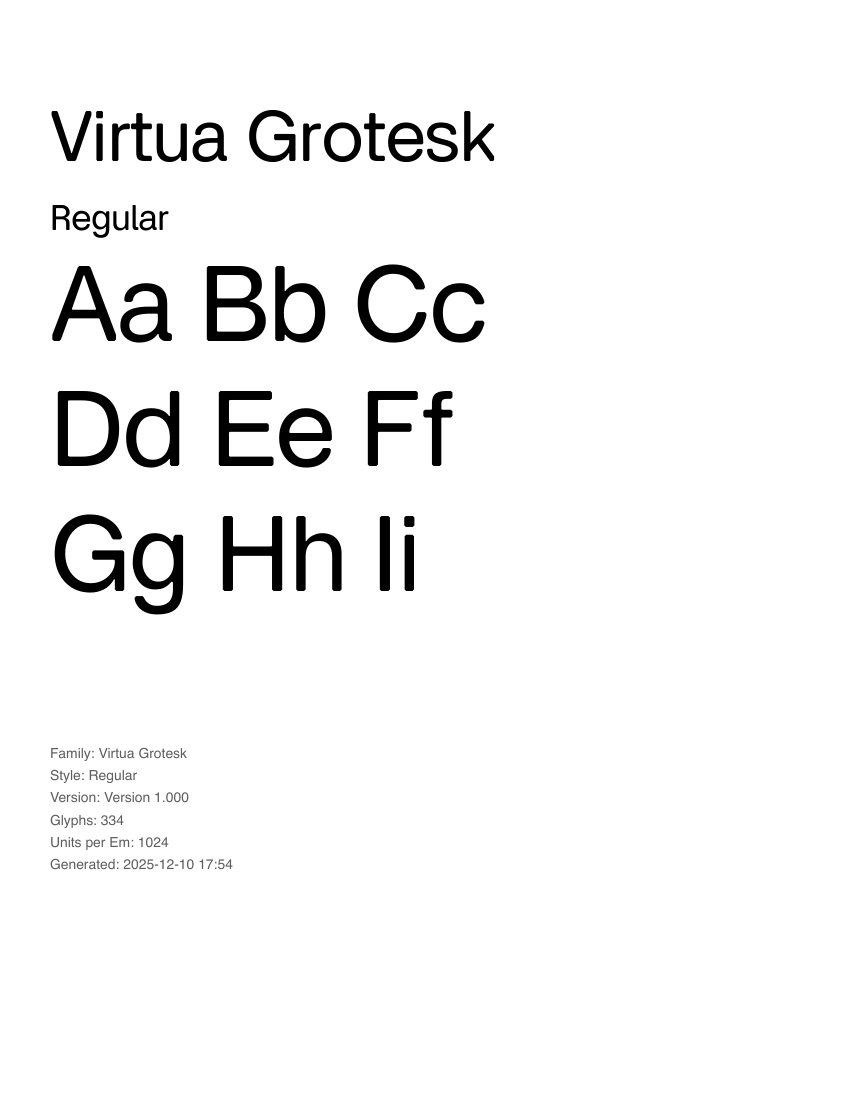

Python code for this plot:
#!/usr/bin/env python3
"""
Virtua Grotesk Print Proof Generator

A technical document for evaluating the typeface using DrawBot.
Generates a multi-page PDF with various proofing layouts.

Usage:
    python proof.py [font_path] [output_path]

Defaults to fonts/VirtuaGrotesk-Regular.ttf and proof.pdf
"""

import drawBot as db
from fontTools.ttLib import TTFont
from pathlib import Path
import sys
from datetime import datetime

# Page settings
PAGE_WIDTH, PAGE_HEIGHT = 612, 792  # US Letter
MARGIN = 36  # 0.5 inch margins


def get_font_info(font_path):
    """Extract font metadata using fontTools."""
    tt = TTFont(font_path)
    name_table = tt['name']

    info = {
        'family': '',
        'style': '',
        'version': '',
        'designer': '',
    }

    for record in name_table.names:
        if record.nameID == 1:
            info['family'] = record.toUnicode()
        elif record.nameID == 2:
            info['style'] = record.toUnicode()
        elif record.nameID == 5:
            info['version'] = record.toUnicode()
        elif record.nameID == 9:
            info['designer'] = record.toUnicode()

    # Get glyph count
    info['glyph_count'] = len(tt.getGlyphOrder())

    # Get units per em
    info['upm'] = tt['head'].unitsPerEm

    tt.close()
    return info


def get_cmap(font_path):
    """Get character map from font."""
    tt = TTFont(font_path)
    cmap = tt.getBestCmap()
    tt.close()
    return cmap


def draw_header(font_info, page_title):
    """Draw page header with font name and page title."""
    db.save()
    db.font("Helvetica", 9)
    db.fill(0.4)

    # Left: Font name
    header_text = f"{font_info['family']} {font_info['style']}"
    db.text(header_text, (MARGIN, PAGE_HEIGHT - MARGIN + 10))

    # Right: Page title
    title_width = db.textSize(page_title)[0]
    db.text(page_title, (PAGE_WIDTH - MARGIN - title_width, PAGE_HEIGHT - MARGIN + 10))

    db.restore()


def draw_footer():
    """Draw page footer with date."""
    db.save()
    db.font("Helvetica", 8)
    db.fill(0.5)

    # Left: Date
    date_str = datetime.now().strftime("%Y-%m-%d")
    db.text(date_str, (MARGIN, MARGIN - 20))

    db.restore()


def title_page(font_path, font_info):
    """Create title page with font specimen and metadata."""
    db.newPage(PAGE_WIDTH, PAGE_HEIGHT)

    y = PAGE_HEIGHT - MARGIN - 80

    # Font family name large
    db.font(font_path, 48)
    db.fill(0)
    db.text(font_info['family'], (MARGIN, y))

    y -= 50

    # Style name
    db.font(font_path, 24)
    db.text(font_info['style'], (MARGIN, y))

    y -= 80

    # Large specimen text
    db.font(font_path, 72)
    specimen = "Aa Bb Cc"
    db.text(specimen, (MARGIN, y))

    y -= 90
    db.text("Dd Ee Ff", (MARGIN, y))

    y -= 90
    db.text("Gg Hh Ii", (MARGIN, y))

    y -= 120

    # Metadata section
    db.font("Helvetica", 10)
    db.fill(0.3)

    meta_lines = [
        f"Family: {font_info['family']}",
        f"Style: {font_info['style']}",
        f"Version: {font_info['version']}",
        f"Glyphs: {font_info['glyph_count']}",
        f"Units per Em: {font_info['upm']}",
        f"Generated: {datetime.now().strftime('%Y-%m-%d %H:%M')}",
    ]

    if font_info['designer']:
        meta_lines.insert(2, f"Designer: {font_info['designer']}")

    for line in meta_lines:
        db.text(line, (MARGIN, y))
        y -= 16


def alphabet_page(font_path, font_info):
    """Full alphabet display in multiple sizes."""
    db.newPage(PAGE_WIDTH, PAGE_HEIGHT)
    draw_header(font_info, "Alphabet")
    draw_footer()

    y = PAGE_HEIGHT - MARGIN - 40

    uppercase = "ABCDEFGHIJKLMNOPQRSTUVWXYZ"
    lowercase = "abcdefghijklmnopqrstuvwxyz"

    sizes = [48, 36, 24, 18, 14, 11, 9]

    for size in sizes:
        db.font(font_path, size)
        db.fill(0)

        # Check if uppercase fits
        uc_width = db.textSize(uppercase)[0]
        if uc_width > PAGE_WIDTH - 2 * MARGIN:
            # Split into two lines
            mid = len(uppercase) // 2
            db.text(uppercase[:mid], (MARGIN, y))
            y -= size * 1.3
            db.text(uppercase[mid:], (MARGIN, y))
        else:
            db.text(uppercase, (MARGIN, y))

        y -= size * 1.3

        # Lowercase
        lc_width = db.textSize(lowercase)[0]
        if lc_width > PAGE_WIDTH - 2 * MARGIN:
            mid = len(lowercase) // 2
            db.text(lowercase[:mid], (MARGIN, y))
            y -= size * 1.3
            db.text(lowercase[mid:], (MARGIN, y))
        else:
            db.text(lowercase, (MARGIN, y))

        y -= size * 1.8

        if y < MARGIN + 50:
            break


def numerals_page(font_path, font_info):
    """Numbers and punctuation."""
    db.newPage(PAGE_WIDTH, PAGE_HEIGHT)
    draw_header(font_info, "Numerals & Punctuation")
    draw_footer()

    y = PAGE_HEIGHT - MARGIN - 50

    numerals = "0123456789"
    punctuation = ".,;:!?\"'`-–—()[]{}/@#$%^&*+=<>"

    sizes = [72, 48, 36, 24, 18, 14]

    # Numerals
    db.font("Helvetica", 10)
    db.fill(0.5)
    db.text("NUMERALS", (MARGIN, y))
    y -= 20

    for size in sizes[:4]:
        db.font(font_path, size)
        db.fill(0)
        db.text(numerals, (MARGIN, y))
        y -= size * 1.5

    y -= 20

    # Punctuation
    db.font("Helvetica", 10)
    db.fill(0.5)
    db.text("PUNCTUATION", (MARGIN, y))
    y -= 20

    for size in sizes[2:]:
        db.font(font_path, size)
        db.fill(0)

        # Split if too long
        if db.textSize(punctuation)[0] > PAGE_WIDTH - 2 * MARGIN:
            mid = len(punctuation) // 2
            db.text(punctuation[:mid], (MARGIN, y))
            y -= size * 1.3
            db.text(punctuation[mid:], (MARGIN, y))
        else:
            db.text(punctuation, (MARGIN, y))
        y -= size * 1.5

        if y < MARGIN + 30:
            break


def waterfall_page(font_path, font_info):
    """Size waterfall with sample text."""
    db.newPage(PAGE_WIDTH, PAGE_HEIGHT)
    draw_header(font_info, "Size Waterfall")
    draw_footer()

    y = PAGE_HEIGHT - MARGIN - 40

    sample = "Hamburgefontsiv"
    sizes = [72, 60, 48, 36, 30, 24, 20, 18, 16, 14, 12, 11, 10, 9, 8, 7, 6]

    for size in sizes:
        db.font(font_path, size)
        db.fill(0)

        # Size label
        db.save()
        db.font("Helvetica", 8)
        db.fill(0.5)
        db.text(f"{size}pt", (MARGIN, y))
        db.restore()

        # Sample text
        db.font(font_path, size)
        db.fill(0)
        db.text(sample, (MARGIN + 40, y))

        y -= size * 1.4

        if y < MARGIN + 20:
            break


def spacing_page(font_path, font_info):
    """Spacing proof with letter combinations."""
    db.newPage(PAGE_WIDTH, PAGE_HEIGHT)
    draw_header(font_info, "Spacing Proof")
    draw_footer()

    y = PAGE_HEIGHT - MARGIN - 40
    size = 14
    line_height = size * 1.4

    db.font(font_path, size)
    db.fill(0)

    # Lowercase spacing
    lowercase = "abcdefghijklmnopqrstuvwxyz"

    for c in lowercase:
        line = c + c.join(list(lowercase)) + c

        # Check if line fits
        if db.textSize(line)[0] > PAGE_WIDTH - 2 * MARGIN:
            # Truncate
            while db.textSize(line)[0] > PAGE_WIDTH - 2 * MARGIN and len(line) > 10:
                line = line[:-2]

        db.text(line, (MARGIN, y))
        y -= line_height

        if y < MARGIN + 30:
            db.newPage(PAGE_WIDTH, PAGE_HEIGHT)
            draw_header(font_info, "Spacing Proof (continued)")
            draw_footer()
            y = PAGE_HEIGHT - MARGIN - 40


def paragraph_page(font_path, font_info):
    """Paragraph text at various sizes."""
    db.newPage(PAGE_WIDTH, PAGE_HEIGHT)
    draw_header(font_info, "Paragraph Setting")
    draw_footer()

    y = PAGE_HEIGHT - MARGIN - 40

    sample_text = """The quick brown fox jumps over the lazy dog. Pack my box with five dozen liquor jugs. How vexingly quick daft zebras jump! The five boxing wizards jump quickly. Sphinx of black quartz, judge my vow. Two driven jocks help fax my big quiz. The jay, pig, fox, zebra, and my wolves quack!"""

    sizes = [14, 12, 10, 9, 8]

    for size in sizes:
        # Label
        db.font("Helvetica", 8)
        db.fill(0.5)
        db.text(f"{size}pt / {int(size * 1.4)}pt leading", (MARGIN, y))
        y -= 14

        # Paragraph
        db.font(font_path, size)
        db.fill(0)

        box_height = size * 6
        box_width = PAGE_WIDTH - 2 * MARGIN

        db.textBox(sample_text, (MARGIN, y - box_height, box_width, box_height))

        y -= box_height + 30

        if y < MARGIN + 80:
            break


def kerning_page(font_path, font_info):
    """Common kerning pairs."""
    db.newPage(PAGE_WIDTH, PAGE_HEIGHT)
    draw_header(font_info, "Kerning Pairs")
    draw_footer()

    y = PAGE_HEIGHT - MARGIN - 50

    kern_pairs = [
        "AV AW AT AY Av Aw Ay AC AG AO AQ AU",
        "FA TA PA VA WA YA LT LV LW LY",
        "To Tr Tu Tw Ty Te Ta Tc Ts",
        "Vo Va Ve Vu Vy Wo Wa We Wy",
        "Ya Ye Yo Yu \"A\" 'A' \"T\" 'T' \"V\"",
        "ff fi fl ffi ffl ft",
        "oo oc oe og oq op od ob",
        "rv ry rw ra re ro rc",
    ]

    size = 24

    for pairs in kern_pairs:
        db.font(font_path, size)
        db.fill(0)
        db.text(pairs, (MARGIN, y))
        y -= size * 1.6

        if y < MARGIN + 30:
            break


def glyph_set_page(font_path, font_info, cmap, start_page=1):
    """Display all glyphs in a grid."""
    db.newPage(PAGE_WIDTH, PAGE_HEIGHT)
    draw_header(font_info, "Character Set")
    draw_footer()

    # Grid settings
    cols = 12
    cell_size = (PAGE_WIDTH - 2 * MARGIN) / cols
    glyph_size = cell_size * 0.6

    x_start = MARGIN
    y_start = PAGE_HEIGHT - MARGIN - 50

    x = x_start
    y = y_start

    # Sort codepoints
    codepoints = sorted(cmap.keys())

    page_num = start_page

    for i, cp in enumerate(codepoints):
        char = chr(cp)

        # Draw cell
        db.save()
        db.stroke(0.85)
        db.strokeWidth(0.5)
        db.fill(None)
        db.rect(x, y - cell_size, cell_size, cell_size)
        db.restore()

        # Draw glyph
        db.save()
        db.font(font_path, glyph_size)
        db.fill(0)

        # Center glyph in cell
        char_width = db.textSize(char)[0]
        char_x = x + (cell_size - char_width) / 2
        char_y = y - cell_size + cell_size * 0.25

        db.text(char, (char_x, char_y))
        db.restore()

        # Draw unicode label
        db.save()
        db.font("Helvetica", 5)
        db.fill(0.6)
        label = f"{cp:04X}"
        db.text(label, (x + 2, y - cell_size + 3))
        db.restore()

        # Move to next cell
        x += cell_size

        if x + cell_size > PAGE_WIDTH - MARGIN:
            x = x_start
            y -= cell_size

            if y - cell_size < MARGIN:
                page_num += 1
                db.newPage(PAGE_WIDTH, PAGE_HEIGHT)
                draw_header(font_info, f"Character Set (page {page_num})")
                draw_footer()
                x = x_start
                y = y_start

    return page_num


def arabic_page(font_path, font_info, cmap):
    """Arabic character display if present."""
    # Check if font has Arabic
    arabic_range = range(0x0600, 0x06FF)
    arabic_chars = [chr(cp) for cp in arabic_range if cp in cmap]

    if not arabic_chars:
        return

    db.newPage(PAGE_WIDTH, PAGE_HEIGHT)
    draw_header(font_info, "Arabic")
    draw_footer()

    y = PAGE_HEIGHT - MARGIN - 50

    # Sample Arabic text
    samples = [
        "".join(arabic_chars[:28]),
        "".join(arabic_chars[28:56]) if len(arabic_chars) > 28 else "",
    ]

    sizes = [48, 36, 24, 18]

    for size in sizes:
        db.font(font_path, size)
        db.fill(0)

        for sample in samples:
            if sample:
                db.text(sample, (MARGIN, y))
                y -= size * 1.5

        y -= 20

        if y < MARGIN + 50:
            break


def generate_proof(font_path, output_path):
    """Generate complete proof document."""
    font_path = Path(font_path).resolve()
    output_path = Path(output_path).resolve()

    if not font_path.exists():
        print(f"Error: Font not found at {font_path}")
        return False

    print(f"Generating proof for: {font_path.name}")

    # Get font info
    font_info = get_font_info(str(font_path))
    cmap = get_cmap(str(font_path))

    print(f"  Family: {font_info['family']}")
    print(f"  Style: {font_info['style']}")
    print(f"  Glyphs: {font_info['glyph_count']}")

    # Start document
    db.newDrawing()

    # Generate pages
    print("  Creating pages...")

    title_page(str(font_path), font_info)
    alphabet_page(str(font_path), font_info)
    numerals_page(str(font_path), font_info)
    waterfall_page(str(font_path), font_info)
    spacing_page(str(font_path), font_info)
    paragraph_page(str(font_path), font_info)
    kerning_page(str(font_path), font_info)
    glyph_set_page(str(font_path), font_info, cmap)
    arabic_page(str(font_path), font_info, cmap)

    # Save PDF
    total_pages = db.pageCount()
    db.saveImage(str(output_path))
    db.endDrawing()

    print(f"  Saved: {output_path}")
    print(f"  Pages: {total_pages}")

    return True


if __name__ == "__main__":
    # Default paths
    script_dir = Path(__file__).parent
    default_font = script_dir / "fonts" / "VirtuaGrotesk-Regular.ttf"
    default_output = script_dir / "proof.pdf"

    # Parse arguments
    font_path = sys.argv[1] if len(sys.argv) > 1 else default_font
    output_path = sys.argv[2] if len(sys.argv) > 2 else default_output

    # Generate proof
    success = generate_proof(font_path, output_path)
    sys.exit(0 if success else 1)
